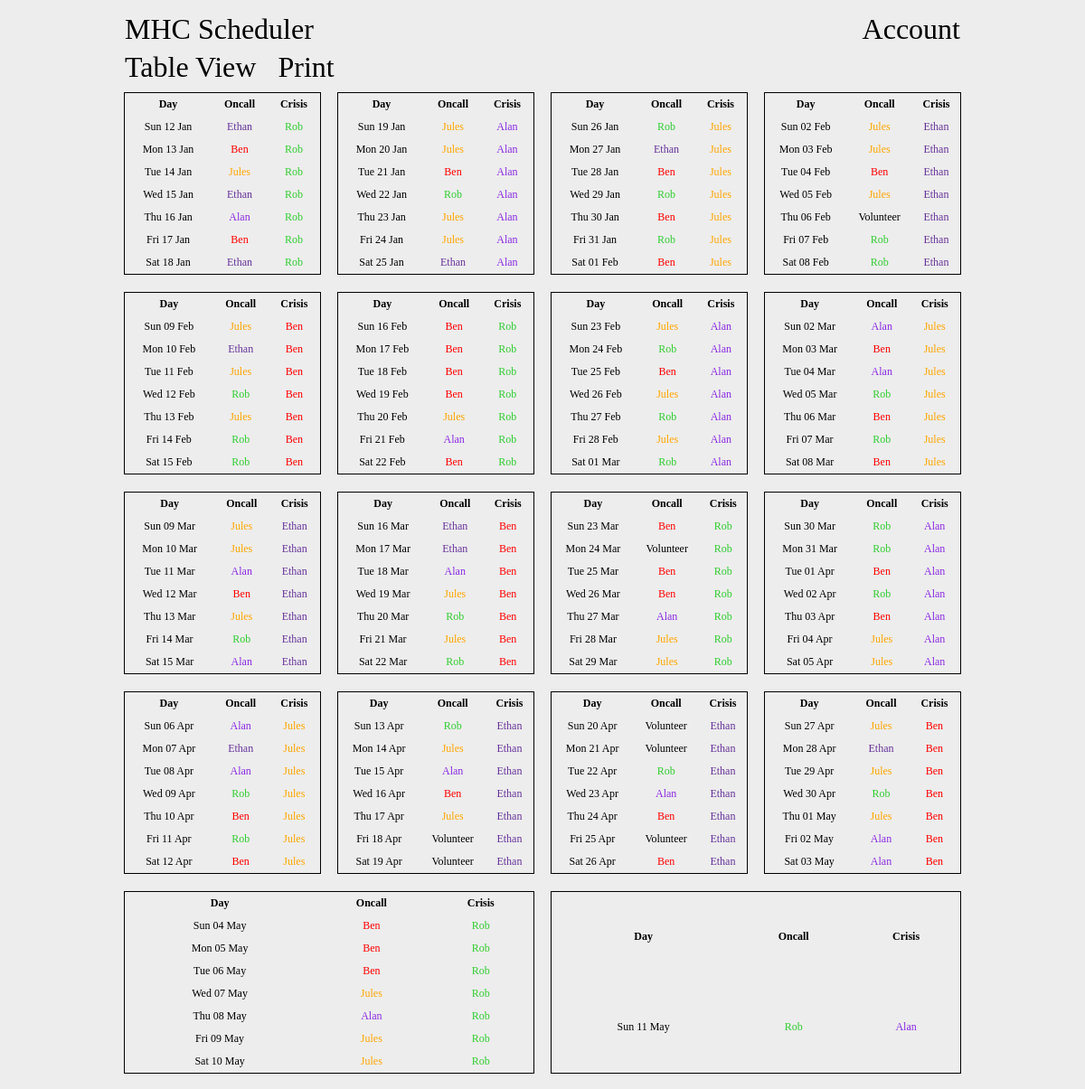
Page /print on the earlier database version.
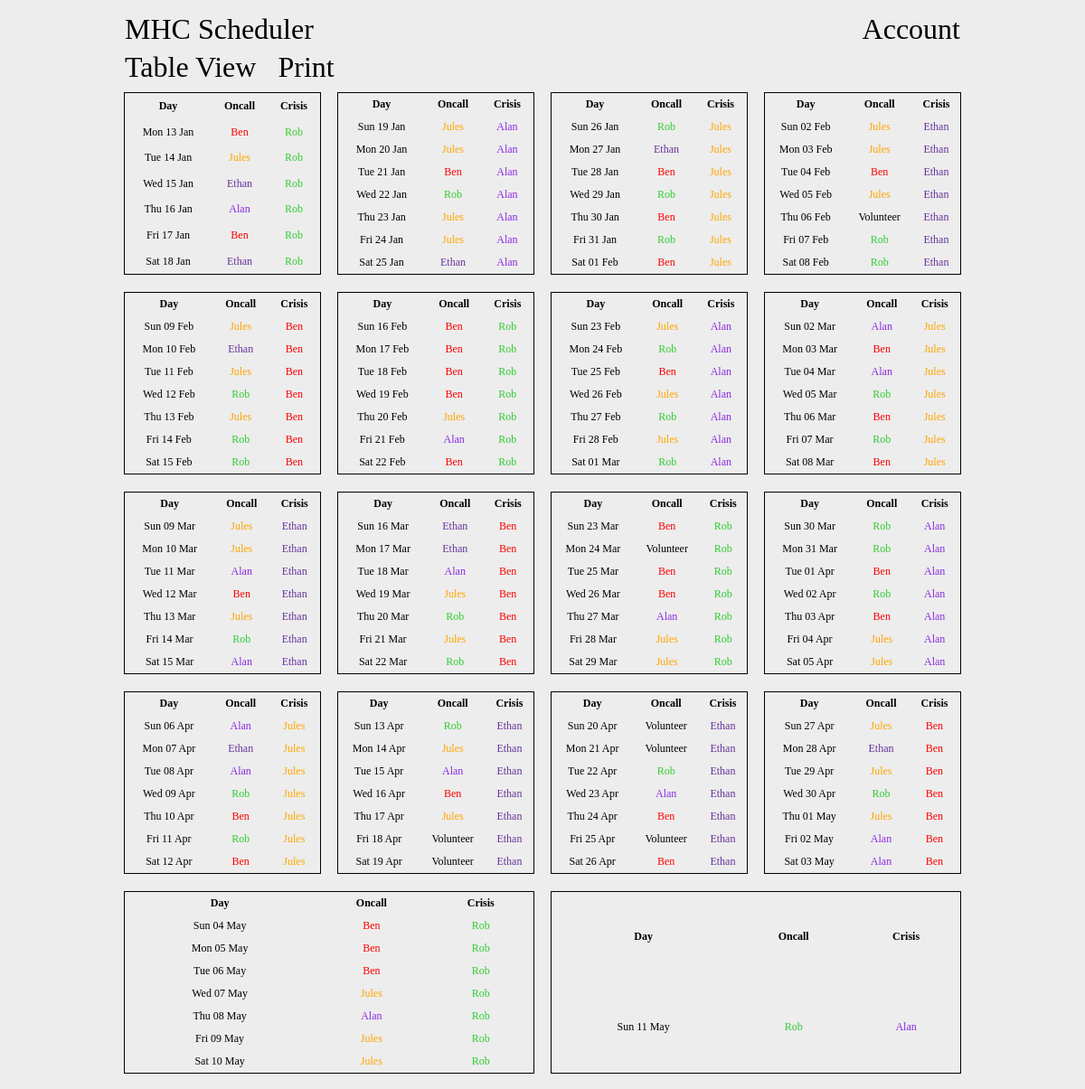
Same page on the later database version.
### tables this page shows
CREATE TABLE days (id INTEGER NOT NULL, person_id INTEGER NOT NULL, date VARCHAR(255) NOT NULL, crisis_id INTEGER, completed bool, PRIMARY KEY(id), FOREIGN KEY (person_id) REFERENCES people(id));

CREATE TABLE people (id INTEGER NOT NULL, name varchar(255) NOT NULL, admin bool NOT NULL, diff int NOT NULL, password varchar(255), email varchar(255), sessions bit(10), weight INTEGER, end_diff int, color varchar(255), active BOOL, activate_date varchar(255), finish_date varchar(255), PRIMARY KEY (id));

### app.py (the view)
@app.route("/print", methods=['GET'])
def printView():
    con = sqlite3.connect("main.db")
    con.row_factory = sqlite3.Row
    cur = con.cursor()
    cur.execute("SELECT name, id FROM people;")
    rows = cur.fetchall()
    peopleData = [dict(row) for row in rows]
    cur.execute("SELECT date, p1.id AS oncallId, p1.name AS oncall, p1.color AS oncallColor, p2.name AS crisis, p2.color AS crisisColor FROM days LEFT JOIN people p1 ON days.person_id = p1.id JOIN people p2 ON days.crisis_id = p2.id AND days.completed = 0 ORDER BY days.id ASC")
    rows = cur.fetchall()
    daysData = [dict(row) for row in rows]
    weeksData = [[]]
    currentWeek = 0
    for day in daysData:
        day['date'] = format_date(day['date'])
        weeksData[currentWeek].append(day)
        if "Sat" in day['date']:
            currentWeek += 1
            weeksData.append([])
    con.close()
    if session.get("admin") != None:
        adminPerms = session['admin']
        if adminPerms == 1:
            return render_template('print.html', weeks=weeksData, accountLink="./signin", controlText="Admin", controlLink="./account")
        else:
            return render_template('print.html', weeks=weeksData, accountLink="./signin", controlText="Swaps", controlLink="./account")
    else:
        return render_template('print.html', weeks=weeksData, accountLink="./signin")
    return render_template('print.html')

### app.py (called while the page is built)
def format_date(date_str):
    date_obj = datetime.strptime(date_str, "%Y-%m-%d")
    return date_obj.strftime("%a %d %b")

@app.after_request
def add_header(response):
    response.headers["Cache-Control"] = "no-store, no-cache, must-revalidate, post-check=0, pre-check=0, max-age=0"
    response.headers["Pragma"] = "no-cache"
    response.headers["Expires"] = "0"
    return response

### templates/print.html (shortened to what this page needs)
{% extends "base.html" %}
{% block body %}
<nav>
    <a href="./">MHC Scheduler</a>
    <div>
        <a href="signin">Account</a>
    </div>
</nav>
<main>
    <a href="./" class="print">Table View</a>
    <a href="javascript:if(window.print)window.print()" class="print">Print</a>
    <div class="printTableContainer">
        {% for week in weeks %}
        <table class="printTable">
            <tr>
                <th>Day</th>
                <th>Oncall</th>
                <th>Crisis</th>
            </tr>
            {% for day in week %}
            <tr>
                <td>{{ day['date'] }}</td>
                {% if day['oncall'] != None %}
                <td style="color: {{ day['oncallColor'] }}">{{ day['oncall'] }}</td>
                {% else %}
                <td>Volunteer</td>
                {% endif %}
                <td style="color: {{ day['crisisColor'] }}">{{ day['crisis'] }}</td>
            </tr>
            {% endfor %}
        </table>
        {% endfor %}
    </div>
</main>
{% endblock %}

### templates/base.html (shortened to what this page needs)
<!DOCTYPE html>
<html lang="en">
    <head>
        <link rel="stylesheet" href="{{ url_for('static', filename='main.css') }}">
        <link rel="stylesheet" media="print" href="{{ url_for('static', filename='print.css') }}">
    </head>
    <body>
        {% block body %}
        {% endblock %}
    </body>
</html>

### static/main.css (style rules this page uses)
body { background-color: rgb(237, 237, 237); padding: 0 10%; font-family:'Times New Roman', Times, serif; }
nav { color: black; display: flex; flex-direction: row; justify-content: space-between; align-items: center; height: 6vh; }
.print, nav a { color: black; text-decoration: none; padding: 10px; font-size: 2rem; border-radius: 10px; }
table { width: 100%; margin: 10px 0; }
th, td { padding: 5px; font-size: 1.55rem; }
table, th, td { border: 1px solid black; border-collapse: collapse; }
.printTableContainer { display: flex; flex-direction: row; flex-wrap: wrap; justify-content: space-between; }
.printTable { display: table; flex: 1 0 20%; margin: 1%; page-break-inside: avoid; }
.printTable td, .printTable th { border: none; padding: 5px; font-size: 0.75rem; text-align: center; white-space: nowrap; }

### static/print.css (style rules this page uses)
nav, a { display: none; }

Differences in the rows shown:
no longer on this page (row edited): days: date "Sun 12 Jan", oncall "Ethan", crisis "Rob"
